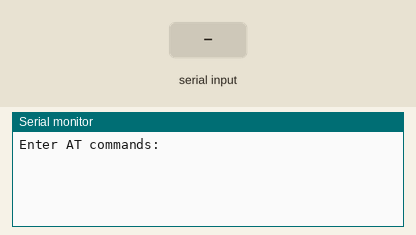
This sketch was run on a simulated Arduino Uno, built with avr-gcc and run on an emulated ATmega328P. On the bench: the last lines printed to the serial monitor. The test bench sets the inputs (shaded band).

Above: at 1.2 s.
1.3 s: "1" received over the second serial link
At 2.5 s:
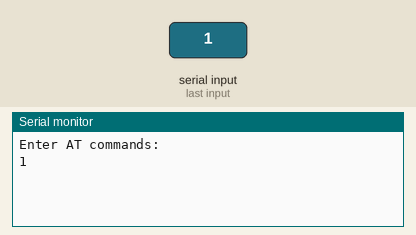
2.8 s: "0" received over the second serial link
At 3.9 s:
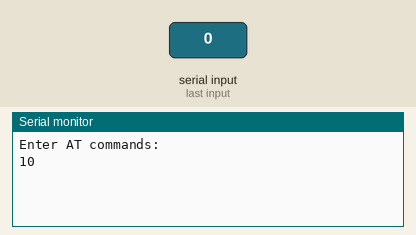

The sketch:

simple_bt_test1.ino
```cpp
#include <SoftwareSerial.h>

SoftwareSerial btport(10, 11);

void setup() {
    Serial.begin(9600);
    btport.begin(38400);
    Serial.println("Enter AT commands:");
}

void loop()

{
    if (btport.available())
        Serial.write(btport.read());
    if (Serial.available()){
       btport.write(Serial.read());
    }
}
```

Measured:
- after the input at 1.3 s, the serial monitor: prints a new line at once (image 1)
- after the input at 2.8 s, the serial monitor: prints a new line at once (image 2)
